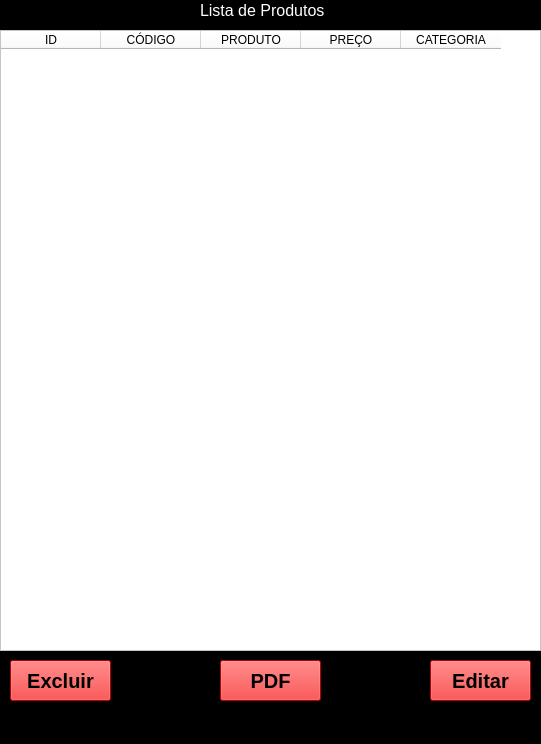
<?xml version="1.0" encoding="UTF-8"?>
<ui version="4.0">
 <class>MainWindow</class>
 <widget class="QMainWindow" name="MainWindow">
  <property name="geometry">
   <rect>
    <x>0</x>
    <y>0</y>
    <width>541</width>
    <height>744</height>
   </rect>
  </property>
  <property name="windowTitle">
   <string>MainWindow</string>
  </property>
  <property name="styleSheet">
   <string notr="true">background-color: rgb(0, 0, 0);</string>
  </property>
  <widget class="QWidget" name="centralwidget">
   <widget class="QLabel" name="label">
    <property name="geometry">
     <rect>
      <x>200</x>
      <y>0</y>
      <width>131</width>
      <height>21</height>
     </rect>
    </property>
    <property name="palette">
     <palette>
      <active>
       <colorrole role="WindowText">
        <brush brushstyle="SolidPattern">
         <color alpha="255">
          <red>255</red>
          <green>255</green>
          <blue>255</blue>
         </color>
        </brush>
       </colorrole>
       <colorrole role="Button">
        <brush brushstyle="SolidPattern">
         <color alpha="255">
          <red>0</red>
          <green>0</green>
          <blue>0</blue>
         </color>
        </brush>
       </colorrole>
       <colorrole role="Base">
        <brush brushstyle="SolidPattern">
         <color alpha="255">
          <red>0</red>
          <green>0</green>
          <blue>0</blue>
         </color>
        </brush>
       </colorrole>
       <colorrole role="Window">
        <brush brushstyle="SolidPattern">
         <color alpha="255">
          <red>0</red>
          <green>0</green>
          <blue>0</blue>
         </color>
        </brush>
       </colorrole>
      </active>
      <inactive>
       <colorrole role="WindowText">
        <brush brushstyle="SolidPattern">
         <color alpha="255">
          <red>255</red>
          <green>255</green>
          <blue>255</blue>
         </color>
        </brush>
       </colorrole>
       <colorrole role="Button">
        <brush brushstyle="SolidPattern">
         <color alpha="255">
          <red>0</red>
          <green>0</green>
          <blue>0</blue>
         </color>
        </brush>
       </colorrole>
       <colorrole role="Base">
        <brush brushstyle="SolidPattern">
         <color alpha="255">
          <red>0</red>
          <green>0</green>
          <blue>0</blue>
         </color>
        </brush>
       </colorrole>
       <colorrole role="Window">
        <brush brushstyle="SolidPattern">
         <color alpha="255">
          <red>0</red>
          <green>0</green>
          <blue>0</blue>
         </color>
        </brush>
       </colorrole>
      </inactive>
      <disabled>
       <colorrole role="WindowText">
        <brush brushstyle="SolidPattern">
         <color alpha="255">
          <red>120</red>
          <green>120</green>
          <blue>120</blue>
         </color>
        </brush>
       </colorrole>
       <colorrole role="Button">
        <brush brushstyle="SolidPattern">
         <color alpha="255">
          <red>0</red>
          <green>0</green>
          <blue>0</blue>
         </color>
        </brush>
       </colorrole>
       <colorrole role="Base">
        <brush brushstyle="SolidPattern">
         <color alpha="255">
          <red>0</red>
          <green>0</green>
          <blue>0</blue>
         </color>
        </brush>
       </colorrole>
       <colorrole role="Window">
        <brush brushstyle="SolidPattern">
         <color alpha="255">
          <red>0</red>
          <green>0</green>
          <blue>0</blue>
         </color>
        </brush>
       </colorrole>
      </disabled>
     </palette>
    </property>
    <property name="font">
     <font>
      <pointsize>12</pointsize>
     </font>
    </property>
    <property name="text">
     <string>Lista de Produtos</string>
    </property>
   </widget>
   <widget class="QTableWidget" name="tableWidget">
    <property name="geometry">
     <rect>
      <x>0</x>
      <y>30</y>
      <width>541</width>
      <height>621</height>
     </rect>
    </property>
    <property name="font">
     <font>
      <pointsize>12</pointsize>
      <weight>75</weight>
      <bold>true</bold>
     </font>
    </property>
    <property name="styleSheet">
     <string notr="true">background-color: rgb(255, 255, 255);</string>
    </property>
    <property name="gridStyle">
     <enum>Qt::NoPen</enum>
    </property>
    <column>
     <property name="text">
      <string>ID</string>
     </property>
    </column>
    <column>
     <property name="text">
      <string>CÓDIGO</string>
     </property>
    </column>
    <column>
     <property name="text">
      <string>PRODUTO</string>
     </property>
    </column>
    <column>
     <property name="text">
      <string>PREÇO</string>
     </property>
    </column>
    <column>
     <property name="text">
      <string>CATEGORIA</string>
     </property>
    </column>
   </widget>
   <widget class="QPushButton" name="pushButton">
    <property name="geometry">
     <rect>
      <x>220</x>
      <y>660</y>
      <width>101</width>
      <height>41</height>
     </rect>
    </property>
    <property name="font">
     <font>
      <pointsize>15</pointsize>
      <weight>75</weight>
      <bold>true</bold>
     </font>
    </property>
    <property name="styleSheet">
     <string notr="true">background-color: rgb(255, 255, 255);
background-color: rgb(255, 0, 0);</string>
    </property>
    <property name="text">
     <string>PDF</string>
    </property>
   </widget>
   <widget class="QPushButton" name="pushButton_2">
    <property name="geometry">
     <rect>
      <x>10</x>
      <y>660</y>
      <width>101</width>
      <height>41</height>
     </rect>
    </property>
    <property name="font">
     <font>
      <pointsize>15</pointsize>
      <weight>75</weight>
      <bold>true</bold>
     </font>
    </property>
    <property name="styleSheet">
     <string notr="true">background-color: rgb(255, 0, 0);</string>
    </property>
    <property name="text">
     <string>Excluir</string>
    </property>
   </widget>
   <widget class="QPushButton" name="pushButton_3">
    <property name="geometry">
     <rect>
      <x>430</x>
      <y>660</y>
      <width>101</width>
      <height>41</height>
     </rect>
    </property>
    <property name="font">
     <font>
      <pointsize>15</pointsize>
      <weight>75</weight>
      <bold>true</bold>
     </font>
    </property>
    <property name="styleSheet">
     <string notr="true">background-color: rgb(255, 255, 255);
background-color: rgb(255, 0, 0);</string>
    </property>
    <property name="text">
     <string>Editar</string>
    </property>
   </widget>
  </widget>
  <widget class="QMenuBar" name="menubar">
   <property name="geometry">
    <rect>
     <x>0</x>
     <y>0</y>
     <width>541</width>
     <height>21</height>
    </rect>
   </property>
  </widget>
  <widget class="QStatusBar" name="statusbar"/>
 </widget>
 <resources/>
 <connections/>
</ui>
